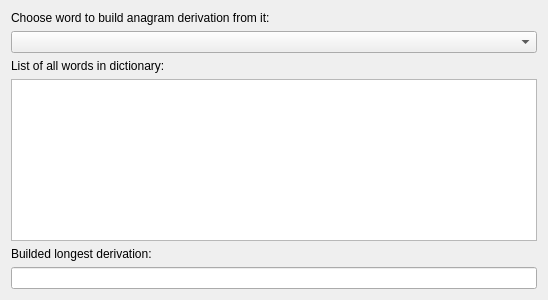
<?xml version="1.0" encoding="UTF-8"?>
<ui version="4.0">
 <class>MainWindow</class>
 <widget class="QMainWindow" name="MainWindow">
  <property name="geometry">
   <rect>
    <x>0</x>
    <y>0</y>
    <width>548</width>
    <height>300</height>
   </rect>
  </property>
  <property name="windowTitle">
   <string>MainWindow</string>
  </property>
  <property name="locale">
   <locale language="Russian" country="Ukraine"/>
  </property>
  <widget class="QWidget" name="centralWidget">
   <layout class="QVBoxLayout" name="verticalLayout">
    <item>
     <widget class="QLabel" name="label">
      <property name="text">
       <string>Choose word to build anagram derivation from it:</string>
      </property>
     </widget>
    </item>
    <item>
     <widget class="QComboBox" name="comboBox"/>
    </item>
    <item>
     <widget class="QLabel" name="label_2">
      <property name="text">
       <string>List of all words in dictionary:</string>
      </property>
     </widget>
    </item>
    <item>
     <widget class="QPlainTextEdit" name="plainTextEdit">
      <property name="focusPolicy">
       <enum>Qt::WheelFocus</enum>
      </property>
     </widget>
    </item>
    <item>
     <widget class="QLabel" name="label_3">
      <property name="text">
       <string>Builded longest derivation:</string>
      </property>
     </widget>
    </item>
    <item>
     <widget class="QLineEdit" name="lineEdit"/>
    </item>
   </layout>
  </widget>
 </widget>
 <layoutdefault spacing="6" margin="11"/>
 <resources/>
 <connections/>
</ui>
